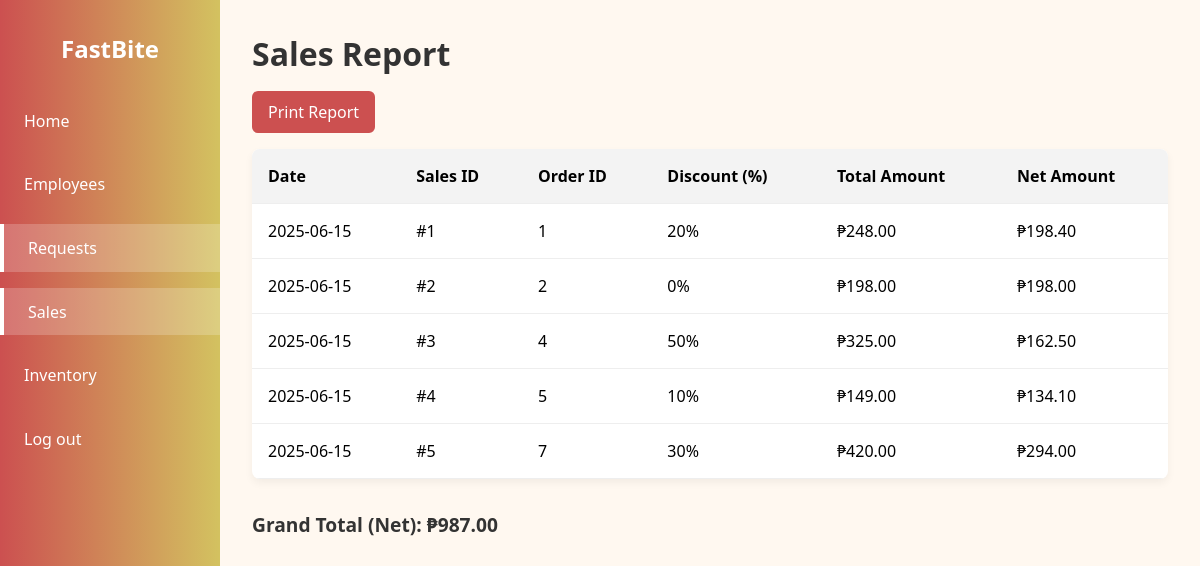
/fastfood/FASTFOOD---DBMS/sales-report.php (signed in), run on the app's committed database.
### tables this page shows
CREATE TABLE `sales` (
  `Sales_ID` int(11) NOT NULL,
  `Order_ID` int(11) NOT NULL,
  `Sale_Date` date NOT NULL,
  `Total_Amount` int(11) NOT NULL,
  `Discount` int(11) NOT NULL,
  `Net_Amount` int(11) NOT NULL
);

### fastfood/FASTFOOD---DBMS/sales-report.php (the view, shortened to what this page needs)
<?php
include('includes/config.php');
$sql = "SELECT Sale_Date, Sales_ID, Order_ID, Discount, Total_Amount,
        (Total_Amount - (Total_Amount * Discount / 100)) AS Net_Amount
        FROM sales";
$query = $dbh->prepare($sql);
$query->execute();
$sales = $query->fetchAll(PDO::FETCH_ASSOC);
$grandTotal = 0;
foreach ($sales as $row) {
    $grandTotal += (float)$row['Net_Amount'];
}
?>
<!DOCTYPE html>
<html lang="en">
<head>
</head>
<body>
  <div class="sidebar">
    <h2>FastBite</h2>
    <ul>
      <li><a href="admin-dashboard.php">Home</a></li>
      <li><a href="employee-database.php">Employees</a></li>
      <li><a href="requests.php" class="active">Requests</a></li>
      <li><a href="sales-report.php" class="active">Sales</a></li>
      <li><a href="inventory-report.php">Inventory</a></li>
      <li><a href="logout.php">Log out</a></li>
    </ul>
  </div>
  <div class="main-content">
    <h1>Sales Report</h1>
    <button class="print-btn" onclick="window.print()">Print Report</button>
    <div class="container">
      <table>
        <thead>
          <tr>
            <th>Date</th>
            <th>Sales ID</th>
            <th>Order ID</th>
            <th>Discount (%)</th>
            <th>Total Amount</th>
            <th>Net Amount</th>
          </tr>
        </thead>
        <tbody>
          <?php if ($sales): ?>
            <?php foreach ($sales as $row): ?>
              <tr>
                <td><?= htmlspecialchars($row['Sale_Date']) ?></td>
                <td>#<?= htmlspecialchars($row['Sales_ID']) ?></td>
                <td><?= htmlspecialchars($row['Order_ID']) ?></td>
                <td><?= htmlspecialchars($row['Discount']) ?>%</td>
                <td>₱<?= number_format($row['Total_Amount'], 2) ?></td>
                <td>₱<?= number_format($row['Net_Amount'], 2) ?></td>
              </tr>
            <?php endforeach; ?>
          <?php else: ?>
            <tr><td colspan="6">No sales data available.</td></tr>
          <?php endif; ?>
        </tbody>
      </table>
      <div class="total">Grand Total (Net): ₱<?= number_format($grandTotal, 2) ?></div>
    </div>
  </div>
</body>
</html>

### fastfood/FASTFOOD---DBMS/sales-report.php (style rules this page uses)
:root { --sidebar-width: 220px; --primary: #cc5050; --secondary: #d3c260; --bg-light: #fff8f0; --text-dark: #333; }
* { box-sizing: border-box; margin: 0; padding: 0; font-family: "Segoe UI", sans-serif; }
body { display: flex; background-color: var(--bg-light); min-height: 100vh; }
.sidebar { width: var(--sidebar-width); background: linear-gradient(to right, var(--primary), var(--secondary)); color: white; padding-top: 2rem; position: fixed; top: 0; bottom: 0; left: 0; }
.sidebar h2 { text-align: center; margin-bottom: 2rem; font-size: 1.5rem; }
.sidebar ul { list-style: none; padding: 0; }
.sidebar ul li { margin: 1rem 0; }
.sidebar ul li a { color: white; text-decoration: none; padding: 0.8rem 1.5rem; display: block; transition: background 0.3s; }
.sidebar ul li a:hover, .sidebar ul li a.active { background: rgba(255, 255, 255, 0.2); border-left: 4px solid white; }
.main-content { margin-left: var(--sidebar-width); padding: 2rem; flex: 1; }
.main-content h1 { font-size: 2rem; margin-bottom: 1rem; color: var(--text-dark); }
table { width: 100%; border-collapse: collapse; background: white; border-radius: 8px; overflow: hidden; box-shadow: 0 4px 8px rgba(0,0,0,0.05); margin-bottom: 2rem; }
th, td { padding: 1rem; text-align: left; border-bottom: 1px solid #eee; }
th { background: #f3f3f3; }
.print-btn { background-color: var(--primary); color: white; padding: 10px 16px; border: none; border-radius: 6px; font-size: 1rem; cursor: pointer; margin-bottom: 1rem; }
.total { font-size: 1.2rem; font-weight: bold; color: var(--text-dark); }

### data on the page
sales: Sale_Date "2025-06-15", Sales_ID "1", Order_ID "1", Discount "20", Total_Amount "248.00", Net_Amount "198.40"
sales: Sale_Date "2025-06-15", Sales_ID "2", Order_ID "2", Discount "0", Total_Amount "198.00", Net_Amount "198.00"
sales: Sale_Date "2025-06-15", Sales_ID "3", Order_ID "4", Discount "50", Total_Amount "325.00", Net_Amount "162.50"
sales: Sale_Date "2025-06-15", Sales_ID "4", Order_ID "5", Discount "10", Total_Amount "149.00", Net_Amount "134.10"
sales: Sale_Date "2025-06-15", Sales_ID "5", Order_ID "7", Discount "30", Total_Amount "420.00", Net_Amount "294.00"

### other printed values
$grandTotal "987.00"
